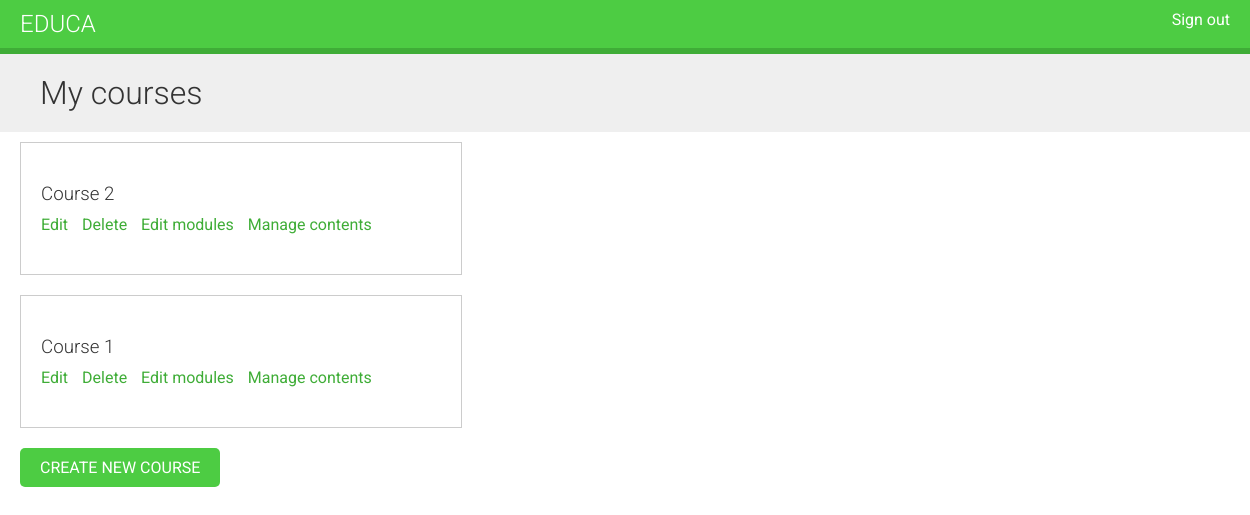
Page /course/mine/ (signed in) on the earlier database version.
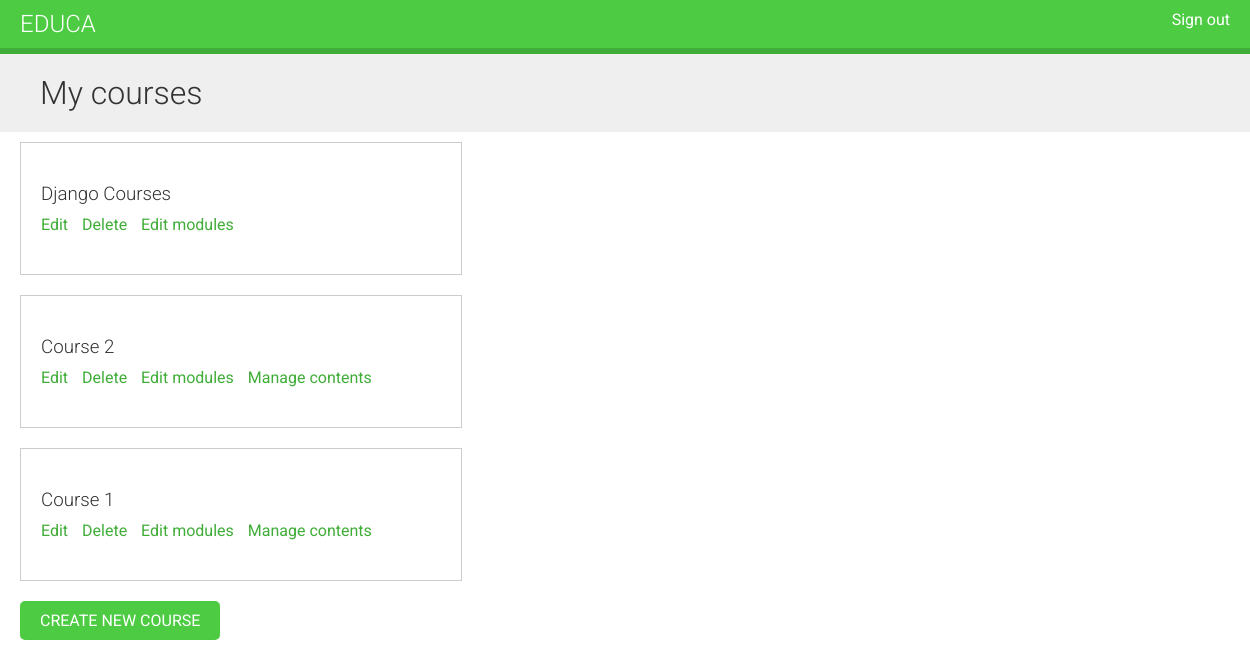
Same page on the later database version.
### courses/models.py (models this page shows, shortened)
class Course(models.Model):
    owner = models.ForeignKey(User,
                              related_name='courses_created')
    subject = models.ForeignKey(Subject,
                                related_name='courses')
    title = models.CharField(max_length=200)
    slug = models.SlugField(max_length=200, unique=True)
    overview = models.TextField()
    created = models.DateTimeField(auto_now_add=True)
    students = models.ManyToManyField(User, related_name='courses_joined',
                                      blank=True)
    class Meta:
        ordering = ('-created',)

### courses/views.py (the view)
class ManageCourseListView(OwnerCourseMixin, ListView):
    template_name = 'courses/manage/course/list.html'

### courses/views.py (called while the page is built)
    def get_queryset(self):
        qs = super(OwnerMixin, self).get_queryset()
        return qs.filter(owner=self.request.user)

### courses/templates/courses/manage/course/list.html (shortened to what this page needs)
{% extends "base.html" %}
{% block content %}
    <h1>My courses</h1>
    <div class="module">
        {% for course in object_list %}
            <div class="course-info">
                <h3>{{ course.title }}</h3>
                <p>
                    <a href="{% url "course_edit" course.id %}">Edit</a>
                    <a href="{% url "course_delete" course.id %}">Delete</a>
                    <a href="{% url "course_module_update" course.id %}">Edit modules</a>
                    {% if course.modules.count > 0 %}
                        <a href="{% url "module_content_list" course.modules.first.id %}">Manage contents</a>
                    {% endif %}
                </p>
            </div>
        {% empty %}
            <p>You haven't created any courses yet.</p>
        {% endfor %}
            <p>
                <a href="{% url "course_create" %}" class="button">Create new course</a>
            </p>
    </div>
{% endblock %}

Differences in the rows shown:
added Course: title "Django Courses"
